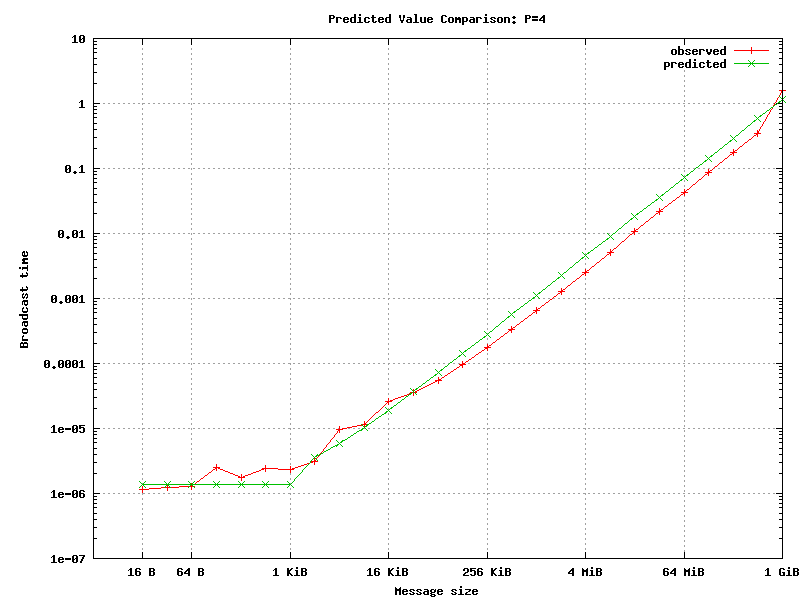

Write gnuplot code to recreate this figure.
set term png size 800,600
set output 'tree-4-compare.png'

set title "Predicted Value Comparison: P=4"
set grid

set xlabel "Message size"
set logscale x 2
set xrange [4:1073741824]
set xtics ("16 B" 16,  "64 B" 64,  "1 KiB" 1024,  "16 KiB" 16384,  "256 KiB" 262144,  "4 MiB" 4194304, "64 MiB" 67108864, "1 GiB" 1073741824)

set ylabel "Broadcast time"
set logscale y 10
set yrange [1e-7:1e1]
set mytics 10

plot "tree-4.dat" using 2:3 title 'observed' with linespoints, \
     "tree-4-predicted.dat" using 2:3 title 'predicted' with linespoints

# eof
